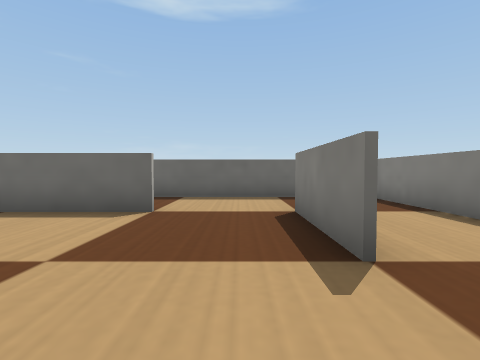
View 1 (above)

19 first-person views from a walk through a robot-simulator world made for Webots. The camera is 0.07 m above the floor, tilts 2° down and sees 85° across. The floor is counted in squares, 0.1 m on a side. Each view is taken from the middle of a square. On the plan, view 1 faces up. The plan holds only what a view shows up to about 9 squares ahead; the rest is blank. The robots in the file are not drawn. Webots' stock objects and surfaces are drawn as simple stand-ins.

View 2
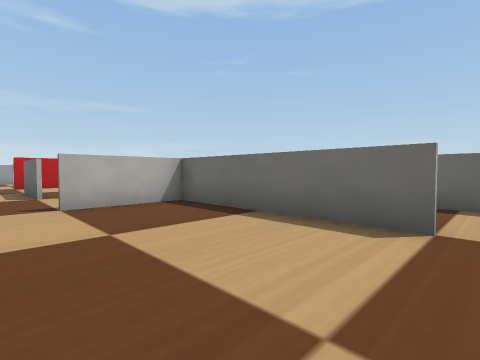

View 3
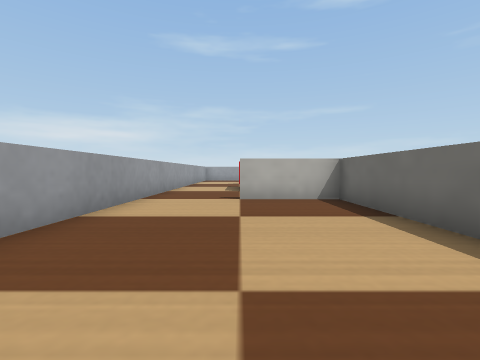

View 4
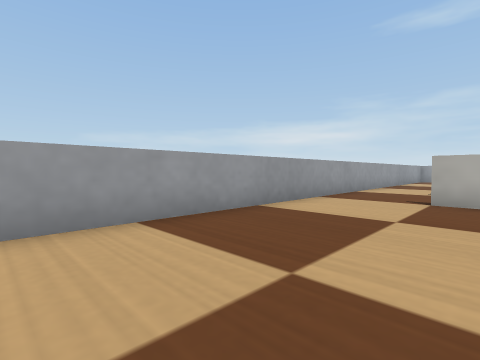

View 5
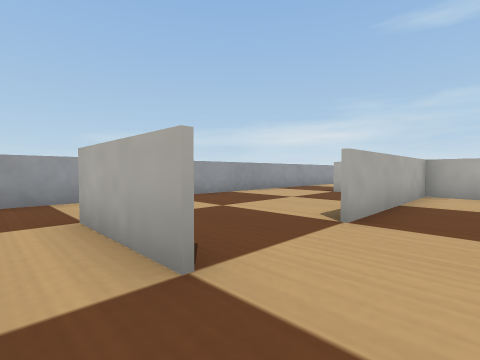

View 6
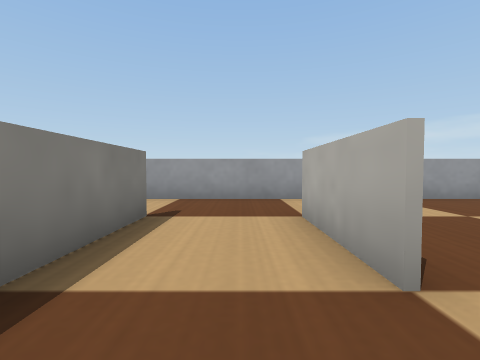

View 7
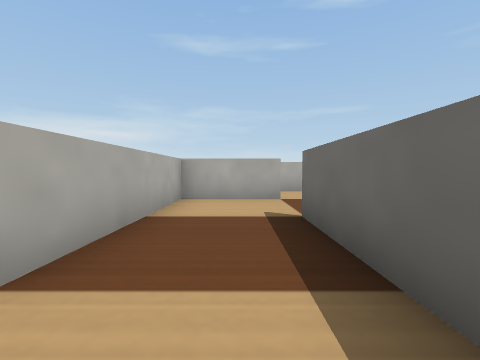

View 8
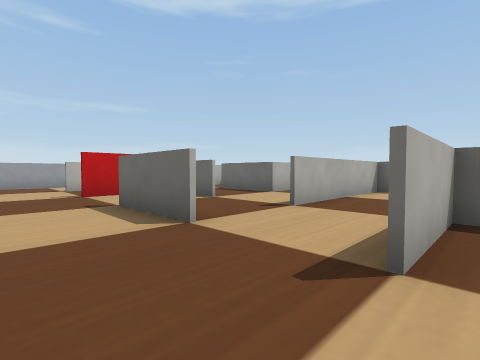

View 9
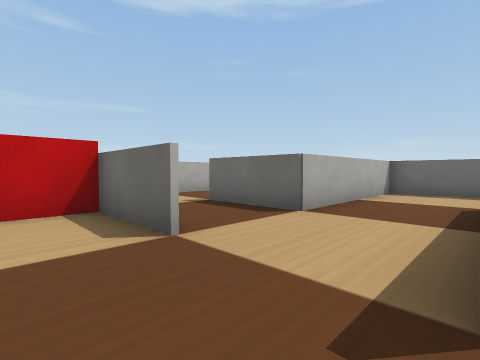

View 10
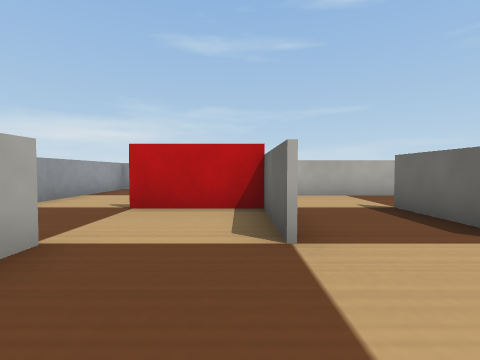

View 11
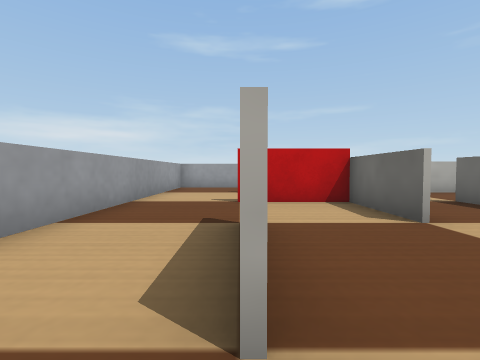

View 12
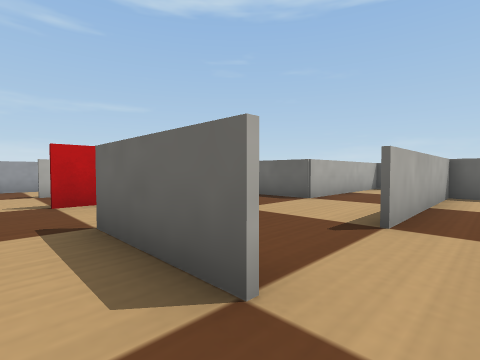

View 13
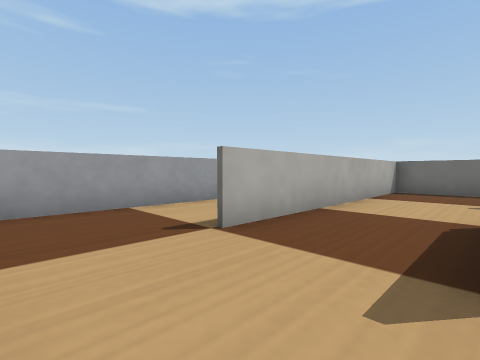

View 14
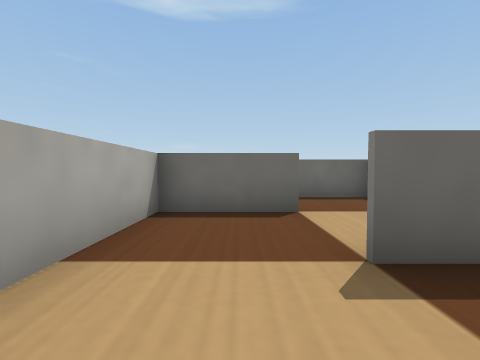

View 15
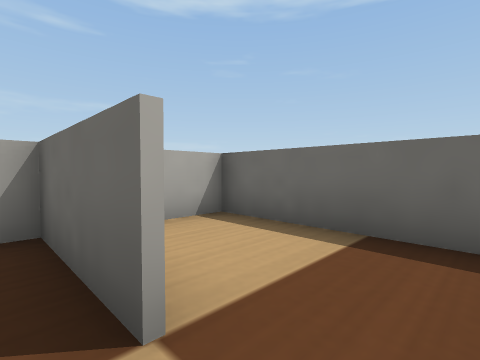

View 16
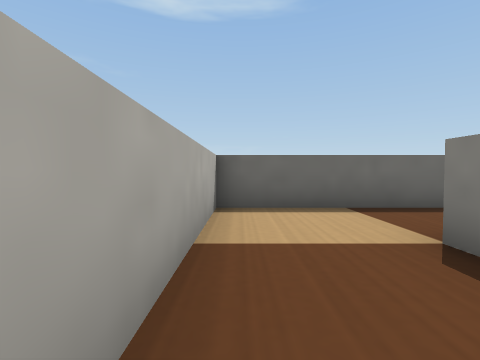

View 17
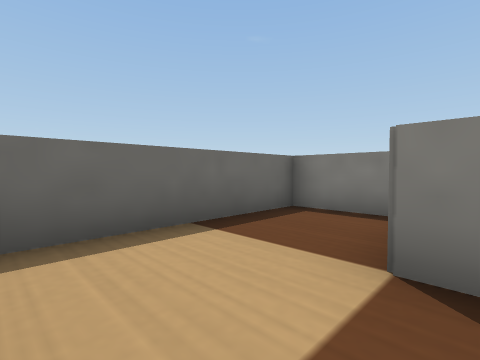

View 18
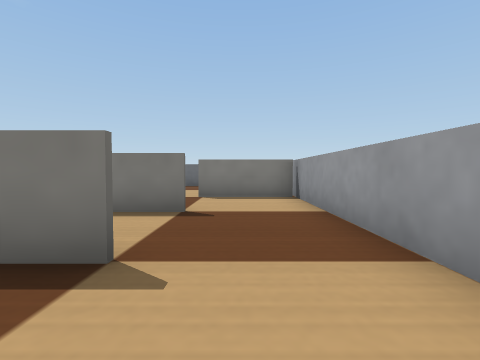

View 19
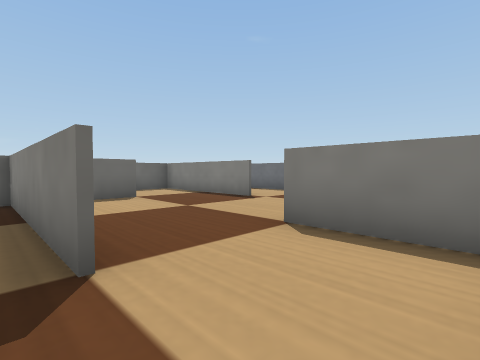

### Floor plan
Points are (right, up) in squares from view 1. A wall is a line through its corners. A room is listed if a view was taken in it or the views show most of it. See-through windows are left out.
Room 1 (views 1, 2, 3, 4, 5, 6, 7, 8, 11, 12, 18, 19)
walls: (-1.4, 4.5) (-6.5, 4.5); (-6.5, 4.6) (-1.5, 4.6); (1, 1.9) (1, 4.5); (1, 4.6) (1, 2); (-6.4, 7) (-6.4, 2); (1.5, 7) (-4, 7); (3.4, 1.9) (3.4, 7); (-8.5, -0.5) (3.5, -0.5); (-8.9, 7.5) (-8.9, 4.5)
ways out: opening at (-9, 2) to room 2; opening at (3, 0.5) to room 6; opening at (-6, 7)
Room 2 (views 9, 10, 16, 17)
walls: (-9, 9) (-9, 9.6); (-8.9, 2) (-11.5, 2); (-11.5, 2.1) (-11, 2.1); (-6.5, 10.1) (-6.5, 12) (-11.9, 12); (-11.4, 12) (-11.4, 7); (-11.5, -0.5) (-8.5, -0.5)
ways out: opening at (-9, 2) to room 1; opening at (-12.5, 3) to room 3
Room 3 (views 13, 14, 15)
walls: (-11.4, 4.5) (-13.8, 4.5) (-13.8, 1.9); (-15.5, -0.5) (-11.5, -0.5); (-11.4, 7) (-14, 7); (-13.9, 9.5) (-16.4, 9.5) (-16.4, 2)
ways out: opening at (-12.5, 3) to room 2; opening at (-13, 9) to room 5; opening at (-16, 1)
Room 4 (no view inside)
walls: (6.1, 7) (4.9, 7)
ways out: opening at (4.5, 2) to room 6; opening at (6, 4.5)
Room 5 (no view inside)
walls: (-11.9, 12) (-16.4, 12) (-16.4, 10.8)
ways out: opening at (-13, 9) to room 3
Room 6 (no view inside)
walls: (3.5, -0.5) (6.5, -0.5); (6, -0.5) (6, 2.1)
ways out: opening at (3, 0.5) to room 1; opening at (4.5, 2) to room 4

Where each view was taken, in squares from view 1:
view 1: 0 up, 0 right, facing up
view 2: 1 up, 1 left, facing up-left
view 3: 2 up, 0 right, facing left
view 4: 3 up, 0 right, facing down-left
view 5: 6 up, 2 right, facing down-left
view 6: 6 up, 2 right, facing down
view 7: 6 up, 0 right, facing left
view 8: 0 up, 6 left, facing up-left
view 9: 3 up, 9 left, facing up-left
view 10: 4 up, 9 left, facing left
view 11: 2 up, 8 left, facing left
view 12: 1 up, 8 left, facing up-left
view 13: 0 up, 14 left, facing up-left
view 14: 5 up, 15 left, facing up
view 15: 9 up, 13 left, facing up-left
view 16: 7 up, 11 left, facing up
view 17: 9 up, 11 left, facing up-right
view 18: 1 up, 1 left, facing right
view 19: 0 up, 3 right, facing up-right
